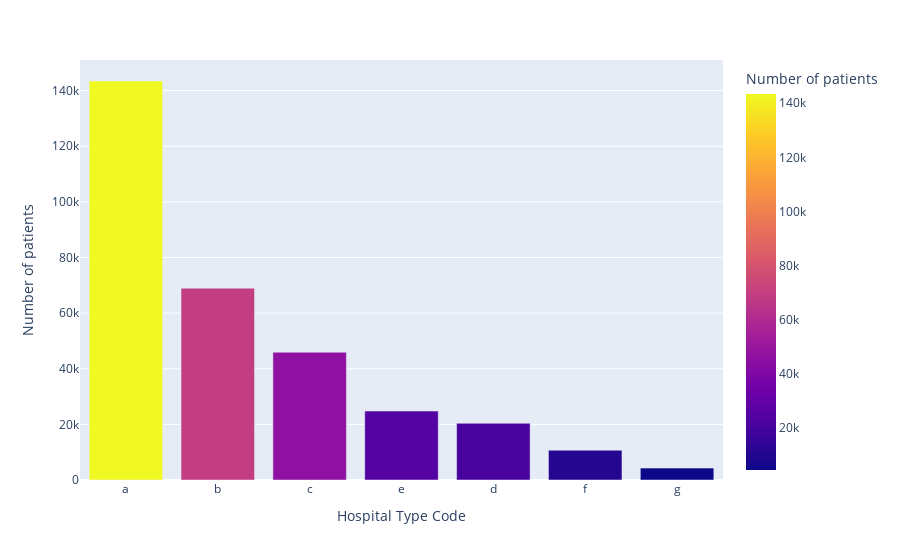

This figure's notebook cell:
### Code cell
fig1=px.bar(hostypegrp,x='Hospital_type_code',y='Count',color='Count',labels={'Hospital_type_code':'Hospital Type Code','Count':'Number of patients'})
fig1.show()

### Figure 1 — Plotly figure (JSON) as saved in the notebook; plotly's stock layout.template omitted (floating-point values rounded to 4 significant figures)
{"data": [{"alignmentgroup": "True", "hovertemplate": "Hospital Type Code=%{x}<br>Number of patients=%{marker.color}<extra></extra>", "legendgroup": "", "marker": {"color": [143425, 68946, 45928, 24770, 20389, 10703, 4277], "coloraxis": "coloraxis"}, "name": "", "offsetgroup": "", "orientation": "v", "showlegend": false, "textposition": "auto", "type": "bar", "x": ["a", "b", "c", "e", "d", "f", "g"], "xaxis": "x", "y": [143425, 68946, 45928, 24770, 20389, 10703, 4277], "yaxis": "y"}], "layout": {"barmode": "relative", "coloraxis": {"colorbar": {"title": {"text": "Number of patients"}}, "colorscale": [[0, "#0d0887"], [0.1111, "#46039f"], [0.2222, "#7201a8"], [0.3333, "#9c179e"], [0.4444, "#bd3786"], [0.5556, "#d8576b"], [0.6667, "#ed7953"], [0.7778, "#fb9f3a"], [0.8889, "#fdca26"], [1, "#f0f921"]]}, "legend": {"tracegroupgap": 0}, "margin": {"t": 60}, "xaxis": {"anchor": "y", "domain": [0, 1], "title": {"text": "Hospital Type Code"}}, "yaxis": {"anchor": "x", "domain": [0, 1], "title": {"text": "Number of patients"}}}}
